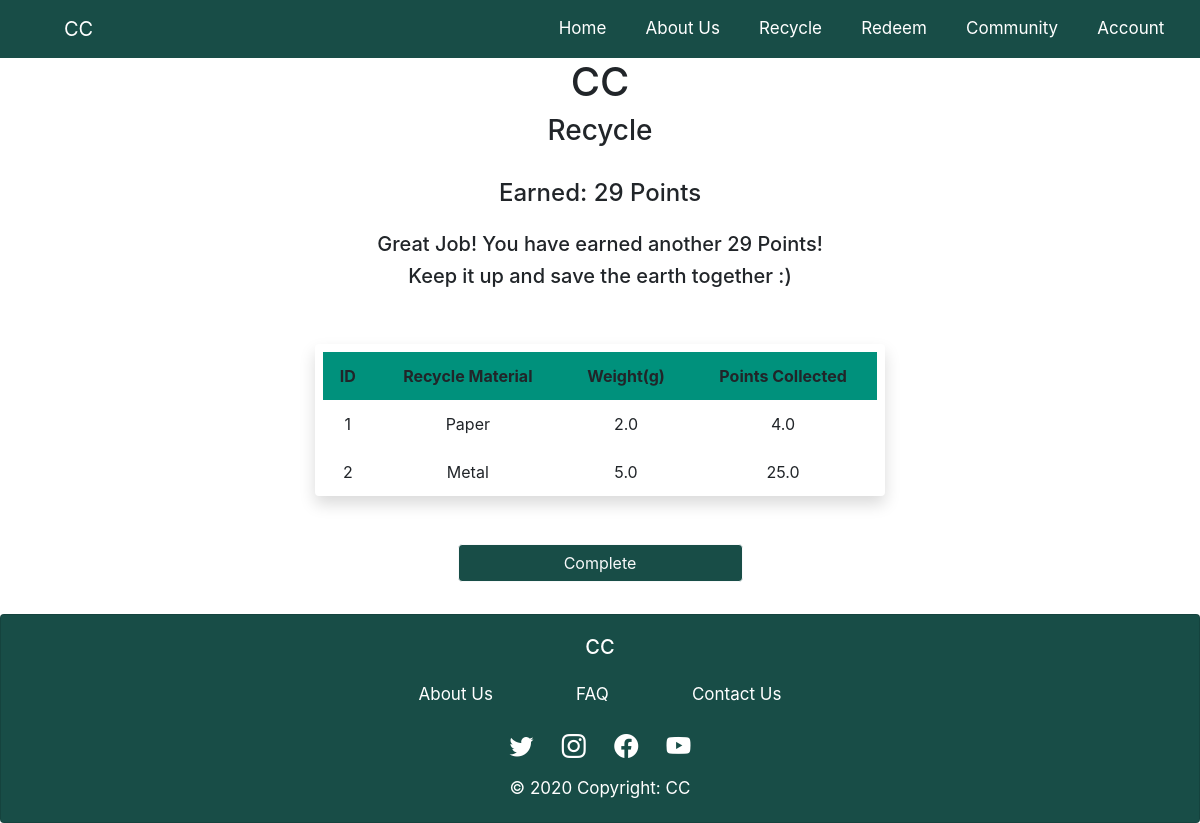
Page /process3/1 on the committed database.
### app.py (models this page shows)
class RecycledItem(db.Model):
    id = db.Column(db.Integer, primary_key = True)
    material = db.Column(db.String(200), nullable = False)
    weight = db.Column(db.Float, nullable = False)
    recycle_id = db.Column(db.Integer, db.ForeignKey('recycle.id'))
    def __init__(self, material, weight):
        self.material = material
        self.weight = weight
    @hybrid_property
    def calculate_points(self):
        if self.material == 'Paper':
            point = 2 * self.weight
        elif self.material == 'Plastic':
            point = 4 * self.weight
        else:
            point = 5 * self.weight
        return point

### app.py (the view)
@app.route('/process3/<int:id>', methods=['GET', 'POST'])
def process3(id):
    recycled_items = RecycledItem.query.order_by(RecycledItem.recycle_id) # Can be Used for user history
    i = RecycledItem
    store_point = []
    for recycled_item in recycled_items:
        point = RecycledItem(recycled_item.material, recycled_item.weight)
        store_point.append(point.calculate_points)
    total_point = "{:.0f}".format(sum(store_point))
    return render_template("MachineProcess/process3.html", recycled_items = recycled_items, i = i, total_point = total_point)

### app.py (called while the page is built)
@app.before_request
def before_request():
    g.user = None
    if 'user id' in session:
        g.user = session['user id']

### templates/MachineProcess/process3.html (shortened to what this page needs)
{% extends "base.html" %}
{% block head %}
    <link rel="stylesheet" href="{{ url_for('static', filename='CSS/process.css')}}">
{% endblock %}
{% block content %}
<div class="container-sm col-lg-6 ml-auto">
    <h1 class="text-center">CC</h1>
    <h3 class="text-center">Recycle</h3>
    <br>
    <div class="form-group pb-3">
        <h4 class="text-center pb-3">Earned: {{total_point}} Points</h4>
        <h5 class="text-center">Great Job! You have earned another {{total_point}} Points!</h5>
        <h5 class="text-center pb-3">Keep it up and save the earth together :)</h5>
    </div>
    <div class="pr-2 pt-2 pl-2 rounded shadow mb-5">
        <table class="table">
            <thead class="thead-green">
              <tr class="text-center">
                <th scope="col">ID</th>
                <th scope="col">Recycle Material</th>
                <th scope="col">Weight(g)</th>
                <th scope="col">Points Collected</th>
              </tr>
            </thead>
            <tbody>
              {% for recycled_item in recycled_items%}
              <tr class="text-center">
                <td>{{ recycled_item.id }}</td>
                <td>{{ recycled_item.material }}</td>
                <td>{{ recycled_item.weight }}</td>
                <td>{{ i(recycled_item.material, recycled_item.weight).calculate_points}}</td>
              </tr>
              {% endfor%}
            </tbody>
          </table>
        </div>
        <div class="form-group pb-3 d-flex justify-content-center">
            <a type="button" href="{{ url_for('process1')}}" class="btn button-color btn-outline-light w-50">Complete</a>
        </div>
</div>
{% endblock %}

### static/CSS/base.css (style rules this page uses)
a, i { color: #FFF; }
.table td, .table thead th { border-top: none; border-bottom: 0rem !important; }

### static/CSS/process.css (style rules this page uses)
.button-color { background-color: #184D47; }
.thead-green { background-color: #00917C; }

### rows in the picture
RecycledItem: id "1", material "Paper", weight "2.0", material+weight "4.0"
RecycledItem: id "2", material "Metal", weight "5.0", material+weight "25.0"

### other values in the picture
{{ total_point }} "29"
